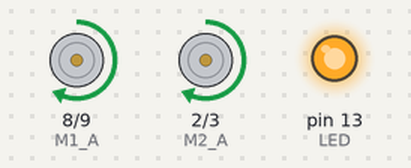
This sketch was run on a simulated Arduino Uno, built with avr-gcc and run on an emulated ATmega328P. Shown: motor-driver pin pairs drawn as motors (green arrow = first pin HIGH = forward, orange = second pin HIGH = backward, longer = more drive, scaled by the enable pin), output pins drawn as LEDs (lit = HIGH).

Above: at 3.4 s.
At 5.4 s:
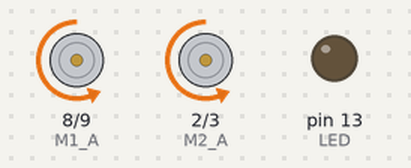
At 8.4 s:
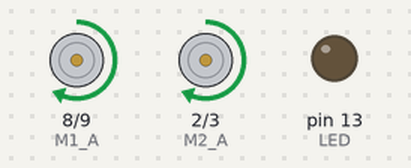
At 9.6 s:
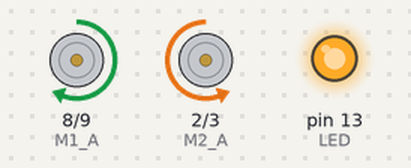
At 10.7 s:
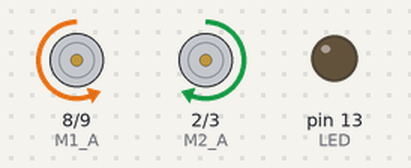
At 12.0 s:
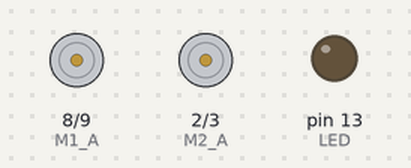
Timing chart, 0 to 14.5 s (numbered marks = the images above):
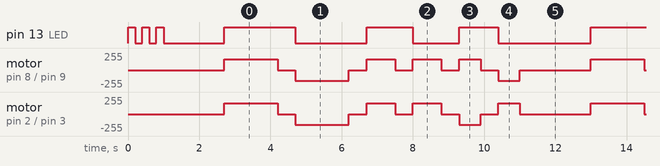

The sketch:

testsilnikow.ino
```cpp
// ============================================================
//  TEST SILNIKOW — ATmega328P
// ============================================================

const uint8_t M1_PWM = 5;
const uint8_t M1_A   = 8;
const uint8_t M1_B   = 9;

const uint8_t M2_PWM = 6;
const uint8_t M2_A   = 2;
const uint8_t M2_B   = 3;

const uint8_t LED = 13;

const uint8_t V = 160;

// ============================================================
void setup() {
  pinMode(M1_PWM, OUTPUT); pinMode(M1_A, OUTPUT); pinMode(M1_B, OUTPUT);
  pinMode(M2_PWM, OUTPUT); pinMode(M2_A, OUTPUT); pinMode(M2_B, OUTPUT);
  pinMode(LED, OUTPUT);

  for (uint8_t i = 0; i < 3; i++) {
    digitalWrite(LED, HIGH); delay(200);
    digitalWrite(LED, LOW);  delay(200);
  }
  delay(1500);
}

// ============================================================
void loop() {

  digitalWrite(LED, HIGH); jazda_wprzod(V);   delay(1500);
  zatrzymaj();                                 delay(500);

  digitalWrite(LED, LOW);  jazda_wtyl(V);     delay(1500);
  zatrzymaj();                                 delay(500);

  digitalWrite(LED, HIGH); skret_prawy(V);    delay(800);
  zatrzymaj();                                 delay(500);

  digitalWrite(LED, LOW);  skret_lewy(V);     delay(800);
  zatrzymaj();                                 delay(500);

  digitalWrite(LED, HIGH); obrot_prawy(V);    delay(600);
  zatrzymaj();                                 delay(500);

  digitalWrite(LED, LOW);  obrot_lewy(V);     delay(600);
  zatrzymaj();                                 delay(2000);
}

// ============================================================
void jazda_wprzod(uint8_t v) {
  silnik(M1_A, M1_B, M1_PWM,  v);
  silnik(M2_A, M2_B, M2_PWM,  v);
}

void jazda_wtyl(uint8_t v) {
  silnik(M1_A, M1_B, M1_PWM, -v);
  silnik(M2_A, M2_B, M2_PWM, -v);
}

void skret_prawy(uint8_t v) {
  silnik(M1_A, M1_B, M1_PWM,  v);
  silnik(M2_A, M2_B, M2_PWM,  v / 3);
}

void skret_lewy(uint8_t v) {
  silnik(M1_A, M1_B, M1_PWM,  v / 3);
  silnik(M2_A, M2_B, M2_PWM,  v);
}

void obrot_prawy(uint8_t v) {
  silnik(M1_A, M1_B, M1_PWM,  v);
  silnik(M2_A, M2_B, M2_PWM, -v);
}

void obrot_lewy(uint8_t v) {
  silnik(M1_A, M1_B, M1_PWM, -v);
  silnik(M2_A, M2_B, M2_PWM,  v);
}

void zatrzymaj() {
  silnik(M1_A, M1_B, M1_PWM, 0);
  silnik(M2_A, M2_B, M2_PWM, 0);
}

// ============================================================
void silnik(uint8_t pinA, uint8_t pinB, uint8_t pinPWM, int moc) {
  moc = constrain(moc, -255, 255);
  if (moc > 0) {
    digitalWrite(pinA, HIGH);
    digitalWrite(pinB, LOW);
  } else if (moc < 0) {
    digitalWrite(pinA, LOW);
    digitalWrite(pinB, HIGH);
    moc = -moc;
  } else {
    digitalWrite(pinA, LOW);
    digitalWrite(pinB, LOW);
  }
  analogWrite(pinPWM, (uint8_t)moc);
}
```

Measured:
- by itself, pin 13 (LED): HIGH → LOW at 0.20 s, → HIGH 0.20 s later, → LOW 0.20 s later, → HIGH 0.20 s later, … (27 changes in this stretch)
- by itself, motor on pin 2 (M2_A) / pin 3 (M2_B): stopped → forward 160/255 at 2.7 s, → stopped 1.5 s later, → backward 160/255 0.50 s later, → stopped 1.5 s later, … (44 changes in this stretch)
- by itself, motor on pin 8 (M1_A) / pin 9 (M1_B): repeats every 10.3 s: stopped 0.50 s, backward 160/255 1.5 s, 2 × (stopped 0.50 s, forward 160/255 0.80 s), stopped 0.50 s, forward 160/255 0.60 s, stopped 0.50 s, backward 160/255 0.60 s, stopped 2.0 s, forward 160/255 1.5 s
